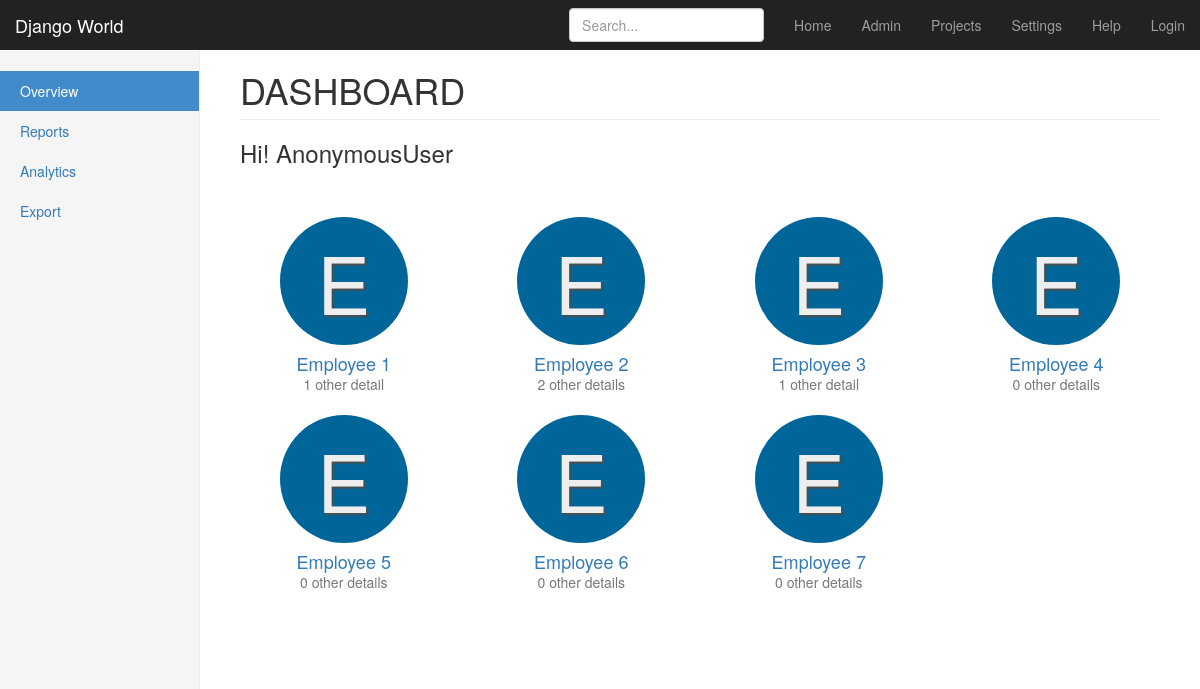
Screenshot of /teams/ with the database file from the repository.
### teams/models.py (models this page shows, shortened)
class Team(models.Model):
    name = models.CharField(max_length=255)
    lead = models.ForeignKey(User, related_name='teams', on_delete=models.PROTECT)
    field_location = models.CharField(max_length=255)

### teams/views.py (the view)
class TeamListView(CreateView, ListView):
    context_object_name = "teams"
    fields = ("name", "field_location", "lead")
    model = models.Team
    template_name = "teams/team_list.html"
    def get_initial(self):
        initial = super().get_initial()
        initial["lead"] = self.request.user.pk
        return initial

### teams/templatetags/team_tags.py (called while the page is built)
@register.inclusion_tag('teams/_team.html')
def team_avatar(team):
    return {'team': team, 'num': random.randint(15, 15)}

### teams/templates/teams/team_list.html
{% extends "teams/_layout.html" %}
{% load static %}
{% load team_tags %}
{% block css %}
<link rel="stylesheet" href="{% static 'css/icons.css' %}">
{% endblock %}
{% block body_content %}
<h1 class="page-header" style="text-transform: uppercase;">Dashboard</h1>
<div class="" style="margin-bottom: 50px;">
    <h3>Hi! {{ user }}</h3>
</div>
<div class="row placeholders">
	{% for team in teams %}
		{% team_avatar team %}
    {% endfor %}
</div>
{% endblock %}

### teams/templates/teams/_team.html
<div class="col-xs-6 col-sm-3 placeholder">
	<a href="{% url 'teams:detail' team.pk %}">
		<i class="avatar avatar-lg avatar-color-{{ num }} avatar-letter-{{ team.name.0|lower }} rounded" style="border-radius: 50%;"></i>
		<h4>{{ team.name }}</h4>
		<span class="text-muted">{{ team.status.count }} other detail{{ team.status.count|pluralize }}</span>
	</a>
</div>

### assets/css/goal.css (style rules this page uses)
body { padding-top: 50px; }
.main .page-header { margin-top: 0; }
.placeholders { margin-bottom: 30px; text-align: center; }
.placeholders h4 { margin-bottom: 0; }
.placeholder { margin-bottom: 20px; }

### rows the page displays
Team: name "Employee 1", status.count "1"
Team: name "Employee 2", status.count "2"
Team: name "Employee 3", status.count "1"
Team: name "Employee 4", status.count "0"
Team: name "Employee 5", status.count "0"
Team: name "Employee 6", status.count "0"
Team: name "Employee 7", status.count "0"

### other values shown
{{ user }} "AnonymousUser"
